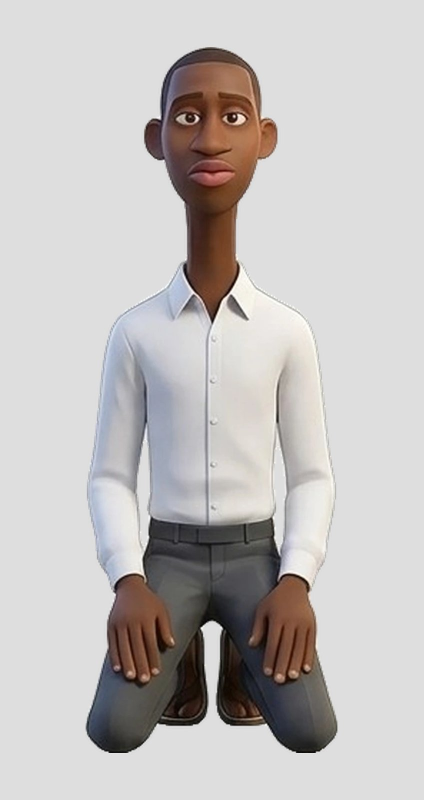
#> input picture 13/image_2_2.jpg, 847 x 1600 px, given in place of image_2_2.jpg.png, which was not available (shown at 1/2 size)
$ python grid.py ../../13/image_2_2.jpg
#> lines starting #> are read from the running program, lines starting #| are printed output that depends on the picture; pictures that were not available may be replaced by others from this repository, and a replacement may not be noted
import sys
from PIL import Image,ImageDraw
ks=sys.argv[1].split(','); H=420
ims=[]
for k in ks:
    im=Image.open(f'hd/{k}c.png' if __import__('os').path.exists(f'hd/{k}c.png') else f'hd/{k}.png').convert('RGBA')
    b=Image.new('RGBA',im.size,(0,150,0,255)); b.alpha_composite(im); b=b.convert('RGB'); w=int(b.width*H/b.height); b=b.resize((w,H)); d=ImageDraw.Draw(b)
#> after `b = Image.new('RGBA', im.size, (0, 150, 0, 255))`:
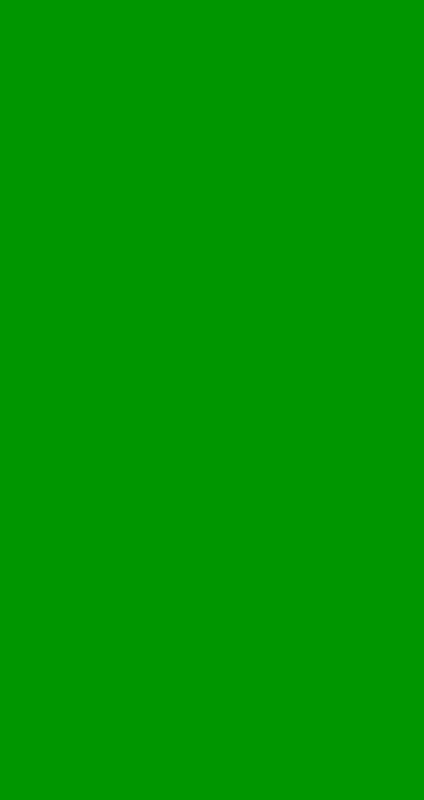
#> b: PIL image 847x1600 RGBA (shown at 1/2 size); mean R, G, B, A 0, 150, 0, 255
#> further down, b is the input picture: PIL image 847x1600 RGB; mean R, G, B 194.4, 190.8, 189.6
#> after `w = int(b.width * H / b.height)`: w = 222
#> after `b = b.resize((w, H))`:
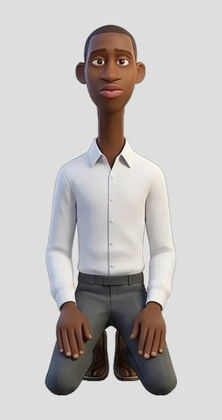
#> b: PIL image 222x420 RGB; mean R, G, B 194.4, 190.8, 189.6
    for i in range(1,10):
        d.line([(0,H*i/10),(w,H*i/10)],fill=(255,255,0)); d.line([(w*i/10,0),(w*i/10,H)],fill=(255,255,0))
    d.text((3,3),k,fill=(255,0,0)); ims.append(b)
S=Image.new('RGB',(sum(i.width for i in ims)+5*len(ims),H),(0,0,0)); x=0
#> after `S = Image.new('RGB', (sum((i.width for i in ims)) + 5 * len(ims), H), `: S: PIL image 227x420 RGB; every value is 0
for i in ims: S.paste(i,(x,0)); x+=i.width+5
#> this loop made 1 pass
#> x on pass 1: 227
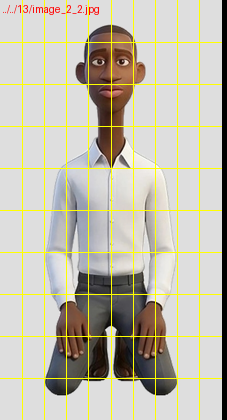
#> S: PIL image 227x420 RGB; mean R, G, B 193.9, 190.1, 173.8
#> after the loop, x = 227
S.save('grid.png')

$ run again, on 13/image_3_1.jpg
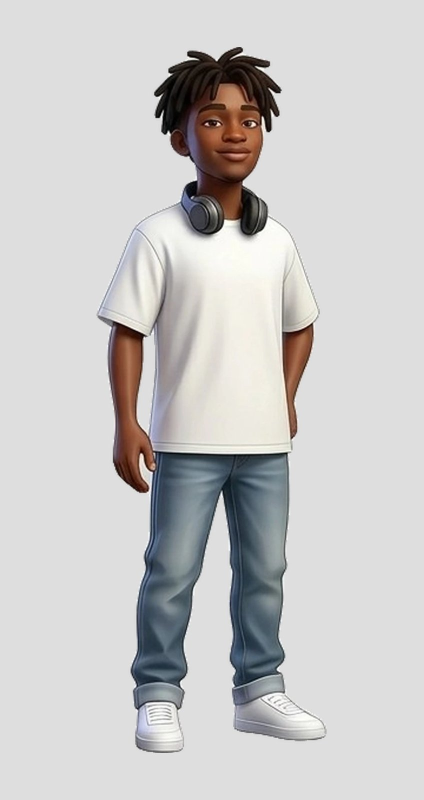
#> input picture 13/image_3_1.jpg, 847 x 1600 px, given in place of image_3_1.jpg.png, which was not available (shown at 1/2 size)
#> b is the input picture: PIL image 847x1600 RGB; mean R, G, B 200.9, 199.8, 199.3
#> `b = b.resize((w, H))`:
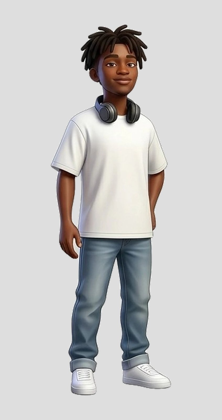
#> b: PIL image 222x420 RGB; mean R, G, B 200.9, 199.8, 199.3
#> the loop `for i in ims: S.paste(i,(x,0)); x+=i.width+5` made 1 pass
#> x on pass 1: 227
#> after the loop `for i in ims: S.paste(i,(x,0)); x+=i.width+5`:
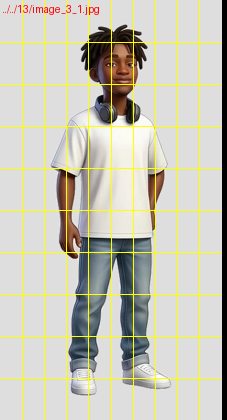
#> S: PIL image 227x420 RGB; mean R, G, B 199.9, 198.4, 182.8
#> after the loop `for i in ims: S.paste(i,(x,0)); x+=i.width+5`: x = 227

$ run again, on 13/image_3_2.jpg
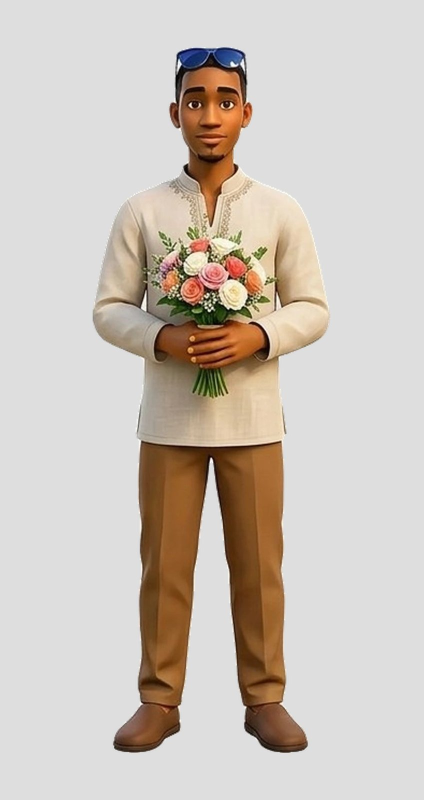
#> input picture 13/image_3_2.jpg, 847 x 1600 px, given in place of image_3_2.jpg.png, which was not available (shown at 1/2 size)
#> b is the input picture: PIL image 847x1600 RGB; mean R, G, B 204.4, 195.4, 186.8
#> `b = b.resize((w, H))`:
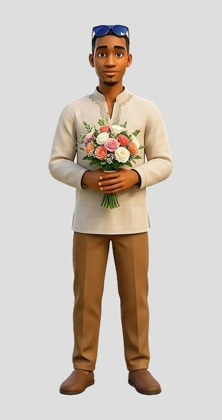
#> b: PIL image 222x420 RGB; mean R, G, B 204.4, 195.4, 186.8
#> the loop `for i in ims: S.paste(i,(x,0)); x+=i.width+5` made 1 pass
#> x on pass 1: 227
#> after the loop `for i in ims: S.paste(i,(x,0)); x+=i.width+5`:
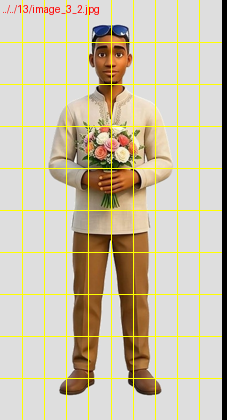
#> S: PIL image 227x420 RGB; mean R, G, B 203, 194.2, 171.1
#> after the loop `for i in ims: S.paste(i,(x,0)); x+=i.width+5`: x = 227
